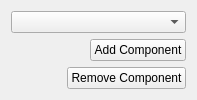
<?xml version="1.0" encoding="UTF-8"?>
<ui version="4.0">
 <class>GameObjectEditWidget</class>
 <widget class="QWidget" name="GameObjectEditWidget">
  <property name="geometry">
   <rect>
    <x>0</x>
    <y>0</y>
    <width>197</width>
    <height>100</height>
   </rect>
  </property>
  <property name="windowTitle">
   <string>Form</string>
  </property>
  <layout class="QVBoxLayout" name="verticalLayout">
   <item>
    <widget class="QComboBox" name="cb_components"/>
   </item>
   <item>
    <layout class="QHBoxLayout" name="horizontalLayout">
     <item>
      <spacer name="horizontalSpacer">
       <property name="orientation">
        <enum>Qt::Horizontal</enum>
       </property>
       <property name="sizeHint" stdset="0">
        <size>
         <width>40</width>
         <height>20</height>
        </size>
       </property>
      </spacer>
     </item>
     <item>
      <widget class="QPushButton" name="pb_addSelected">
       <property name="text">
        <string>Add Component</string>
       </property>
      </widget>
     </item>
    </layout>
   </item>
   <item>
    <layout class="QHBoxLayout" name="horizontalLayout_2">
     <property name="spacing">
      <number>6</number>
     </property>
     <item>
      <spacer name="horizontalSpacer_2">
       <property name="orientation">
        <enum>Qt::Horizontal</enum>
       </property>
       <property name="sizeHint" stdset="0">
        <size>
         <width>40</width>
         <height>20</height>
        </size>
       </property>
      </spacer>
     </item>
     <item>
      <widget class="QPushButton" name="pb_removeSelected">
       <property name="text">
        <string>Remove Component</string>
       </property>
      </widget>
     </item>
    </layout>
   </item>
  </layout>
 </widget>
 <resources/>
 <connections/>
</ui>
